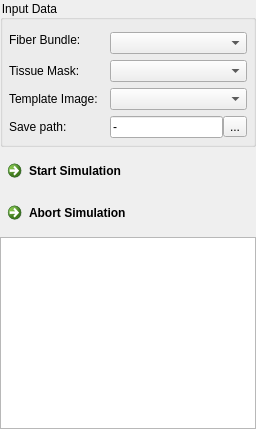
    <widget class="QFrame" name="frame_9">
     <property name="frameShape">
      <enum>QFrame::NoFrame</enum>
     </property>
     <property name="frameShadow">
      <enum>QFrame::Raised</enum>
     </property>
     <layout class="QGridLayout" name="gridLayout_32">
      <property name="leftMargin">
       <number>0</number>
      </property>
      <property name="topMargin">
       <number>0</number>
      </property>
      <property name="rightMargin">
       <number>0</number>
      </property>
      <property name="bottomMargin">
       <number>0</number>
      </property>
      <item row="1" column="0">
       <widget class="QCommandLinkButton" name="m_GenerateImageButton">
        <property name="enabled">
         <bool>true</bool>
        </property>
        <property name="toolTip">
         <string>&lt;html&gt;&lt;head/&gt;&lt;body&gt;&lt;p&gt;Start DWI generation from selected fiber bundle.&lt;/p&gt;&lt;p&gt;If no fiber bundle but an existing diffusion weighted image is selected, the enabled artifacts are added to this image.&lt;/p&gt;&lt;p&gt;If neither a fiber bundle nor a diffusion weighted image is selected, a grayscale image containing a simple gradient is generated.&lt;/p&gt;&lt;/body&gt;&lt;/html&gt;</string>
        </property>
        <property name="styleSheet">
         <string notr="true"/>
        </property>
        <property name="text">
         <string>Start Simulation</string>
        </property>
        <property name="icon">
         <iconset resource="../../resources/QmitkDiffusionImaging.qrc">
          <normaloff>:/QmitkDiffusionImaging/general_icons/right.ico</normaloff>:/QmitkDiffusionImaging/general_icons/right.ico</iconset>
        </property>
       </widget>
      </item>
      <item row="0" column="0">
       <widget class="QGroupBox" name="groupBox_2">
        <property name="styleSheet">
         <string notr="true">QGroupBox {
  background-color: transparent;
}</string>
        </property>
        <property name="title">
         <string>Input Data</string>
        </property>
        <layout class="QGridLayout" name="gridLayout_10">
         <property name="leftMargin">
          <number>6</number>
         </property>
         <property name="topMargin">
          <number>6</number>
         </property>
         <property name="rightMargin">
          <number>6</number>
         </property>
         <property name="bottomMargin">
          <number>6</number>
         </property>
         <item row="4" column="2">
          <widget class="QFrame" name="frame_6">
           <property name="frameShape">
            <enum>QFrame::NoFrame</enum>
           </property>
           <property name="frameShadow">
            <enum>QFrame::Raised</enum>
           </property>
           <layout class="QGridLayout" name="gridLayout_20">
            <property name="leftMargin">
             <number>0</number>
            </property>
            <property name="topMargin">
             <number>0</number>
            </property>
            <property name="rightMargin">
             <number>0</number>
            </property>
            <property name="bottomMargin">
             <number>0</number>
            </property>
            <property name="spacing">
             <number>0</number>
            </property>
            <item row="0" column="0">
             <widget class="QLineEdit" name="m_SavePathEdit">
              <property name="text">
               <string>-</string>
              </property>
             </widget>
            </item>
            <item row="0" column="1">
             <widget class="QToolButton" name="m_OutputPathButton">
              <property name="text">
               <string>...</string>
              </property>
             </widget>
            </item>
           </layout>
          </widget>
         </item>
         <item row="2" column="2">
          <widget class="QmitkDataStorageComboBoxWithSelectNone" name="m_MaskComboBox">
           <property name="toolTip">
            <string>&lt;html&gt;&lt;head/&gt;&lt;body&gt;&lt;p&gt;Select a binary image to define the area of signal generation. Outside of the mask image only noise will be actively generated.&lt;/p&gt;&lt;/body&gt;&lt;/html&gt;</string>
           </property>
           <property name="sizeAdjustPolicy">
            <enum>QComboBox::AdjustToMinimumContentsLength</enum>
           </property>
          </widget>
         </item>
         <item row="0" column="0" rowspan="2" colspan="2">
          <widget class="QLabel" name="m_TensorsToDWIBValueLabel_16">
           <property name="toolTip">
            <string/>
           </property>
           <property name="statusTip">
            <string/>
           </property>
           <property name="whatsThis">
            <string/>
           </property>
           <property name="text">
            <string>Fiber Bundle:</string>
           </property>
           <property name="wordWrap">
            <bool>false</bool>
           </property>
          </widget>
         </item>
         <item row="4" column="0">
          <widget class="QLabel" name="label_10">
           <property name="toolTip">
            <string/>
           </property>
           <property name="statusTip">
            <string/>
           </property>
           <property name="whatsThis">
            <string/>
           </property>
           <property name="text">
            <string>Save path:</string>
           </property>
           <property name="wordWrap">
            <bool>false</bool>
           </property>
          </widget>
         </item>
         <item row="2" column="0">
          <widget class="QLabel" name="m_TensorsToDWIBValueLabel_3">
           <property name="toolTip">
            <string/>
           </property>
           <property name="statusTip">
            <string/>
           </property>
           <property name="whatsThis">
            <string/>
           </property>
           <property name="text">
            <string>Tissue Mask:</string>
           </property>
           <property name="wordWrap">
            <bool>false</bool>
           </property>
          </widget>
         </item>
         <item row="1" column="2">
          <widget class="QmitkDataStorageComboBoxWithSelectNone" name="m_FiberBundleComboBox">
           <property name="toolTip">
            <string>&lt;html&gt;&lt;head/&gt;&lt;body&gt;&lt;p&gt;Select a fiber bundle to generate the white matter signal from. You can either use the fiber definition tab to manually define an input fiber bundle or you can also use any existing bundle, e.g. yielded by a tractography algorithm.&lt;/p&gt;&lt;/body&gt;&lt;/html&gt;</string>
           </property>
           <property name="sizeAdjustPolicy">
            <enum>QComboBox::AdjustToMinimumContentsLength</enum>
           </property>
          </widget>
         </item>
         <item row="3" column="0">
          <widget class="QLabel" name="m_TensorsToDWIBValueLabel_11">
           <property name="toolTip">
            <string/>
           </property>
           <property name="statusTip">
            <string/>
           </property>
           <property name="whatsThis">
            <string/>
           </property>
           <property name="text">
            <string>Template Image:</string>
           </property>
           <property name="wordWrap">
            <bool>false</bool>
           </property>
          </widget>
         </item>
         <item row="3" column="2">
          <widget class="QmitkDataStorageComboBoxWithSelectNone" name="m_TemplateComboBox">
           <property name="toolTip">
            <string>&lt;html&gt;&lt;head/&gt;&lt;body&gt;&lt;p&gt;The parameters for the simulation (e.g. spacing, size, diffuison-weighted gradients, b-value) are adopted from this image.&lt;/p&gt;&lt;/body&gt;&lt;/html&gt;</string>
           </property>
           <property name="sizeAdjustPolicy">
            <enum>QComboBox::AdjustToMinimumContentsLength</enum>
           </property>
          </widget>
         </item>
        </layout>
       </widget>
      </item>
      <item row="2" column="0">
       <widget class="QCommandLinkButton" name="m_AbortSimulationButton">
        <property name="enabled">
         <bool>true</bool>
        </property>
        <property name="toolTip">
         <string>Stop current simulation.</string>
        </property>
        <property name="styleSheet">
         <string notr="true"/>
        </property>
        <property name="text">
         <string>Abort Simulation</string>
        </property>
        <property name="icon">
         <iconset resource="../../resources/QmitkDiffusionImaging.qrc">
          <normaloff>:/QmitkDiffusionImaging/general_icons/abort.ico</normaloff>:/QmitkDiffusionImaging/general_icons/abort.ico</iconset>
        </property>
       </widget>
      </item>
      <item row="3" column="0">
       <widget class="QTextEdit" name="m_SimulationStatusText">
        <property name="font">
         <font>
          <family>Courier</family>
          <pointsize>7</pointsize>
         </font>
        </property>
        <property name="readOnly">
         <bool>true</bool>
        </property>
       </widget>
      </item>
     </layout>
    </widget>
